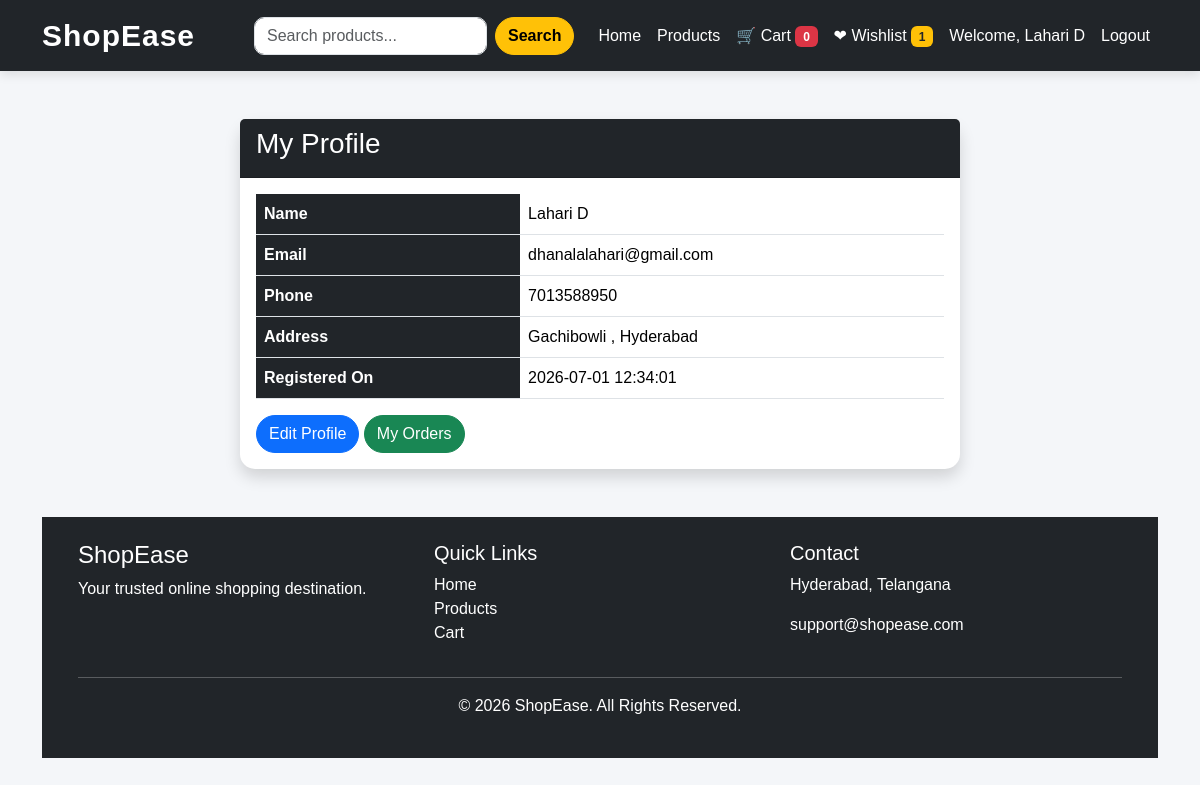
The app's page /profile.php (signed in) with its own data.
### tables this page shows
CREATE TABLE `users` (
  `id` int(11) NOT NULL,
  `fullname` varchar(100) NOT NULL,
  `email` varchar(100) NOT NULL,
  `phone` varchar(15) DEFAULT NULL,
  `password` varchar(255) NOT NULL,
  `address` text DEFAULT NULL,
  `created_at` timestamp NOT NULL DEFAULT current_timestamp()
);

### profile.php (the view, shortened to what this page needs)
<?php
include("includes/db.php");
$user_id = $_SESSION['user_id'];
$sql = "SELECT * FROM users WHERE id='$user_id'";
$result = mysqli_query($conn,$sql);
$user = mysqli_fetch_assoc($result);
include("includes/header.php");
?>
<div class="container mt-5">
<div class="row justify-content-center">
<div class="col-md-8">
<div class="card shadow">
<div class="card-header bg-dark text-white">
<h3>My Profile</h3>
</div>
<div class="card-body">
<table class="table">
<tr>
<th>Name</th>
<td><?php echo $user['fullname']; ?></td>
</tr>
<tr>
<th>Email</th>
<td><?php echo $user['email']; ?></td>
</tr>
<tr>
<th>Phone</th>
<td><?php echo $user['phone']; ?></td>
</tr>
<tr>
<th>Address</th>
<td><?php echo $user['address']; ?></td>
</tr>
<tr>
<th>Registered On</th>
<td><?php echo $user['created_at']; ?></td>
</tr>
</table>
<a href="edit_profile.php" class="btn btn-primary">
Edit Profile
</a>
<a href="orders.php" class="btn btn-success">
My Orders
</a>
</div>
</div>
</div>
</div>
</div>
<?php
include("includes/footer.php");
?>

### css/style.css (style rules this page uses)
body { background:#f4f6f9; font-family:Arial, Helvetica, sans-serif; color:#333; }
.btn { border-radius:30px; transition:.3s; }
.card { border:none; border-radius:15px; box-shadow:0 5px 15px rgba(0,0,0,.1); }
.table { background:#fff; }
.table th { background:#212529; color:#fff; }
.table td { vertical-align:middle; }

### records on screen
users: fullname "Lahari D", email "dhanalalahari@gmail.com", phone "7013588950", address "Gachibowli , Hyderabad", created_at "2026-07-01 12:34:01"

### other values on screen
$cartCount "0"
$wishlistCount "1"
$_SESSION['user_name'] "Lahari D"
